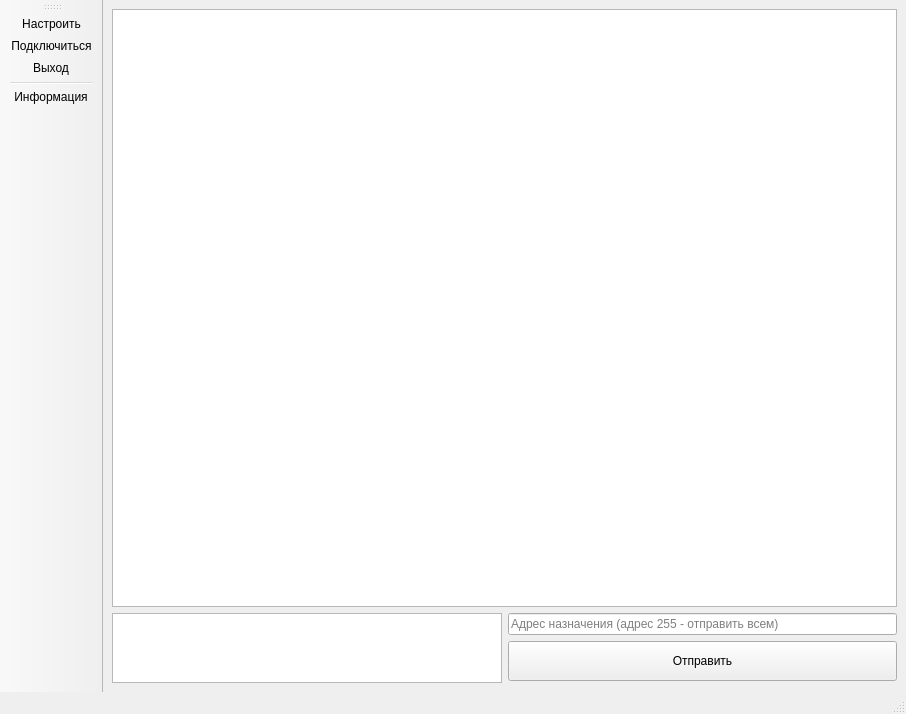
<?xml version="1.0" encoding="UTF-8"?>
<ui version="4.0">
    <class>MainWindow</class>
    <widget class="QMainWindow" name="MainWindow">
        <property name="geometry">
            <rect>
                <x>0</x>
                <y>0</y>
                <width>906</width>
                <height>714</height>
            </rect>
        </property>
        <property name="windowTitle">
            <string>Главное окно</string>
        </property>
        <property name="iconSize">
            <size>
                <width>32</width>
                <height>32</height>
            </size>
        </property>
        <widget class="QWidget" name="centralwidget">
            <property name="sizePolicy">
                <sizepolicy hsizetype="Preferred" vsizetype="Preferred">
                    <horstretch>0</horstretch>
                    <verstretch>0</verstretch>
                </sizepolicy>
            </property>
            <layout class="QHBoxLayout" name="horizontalLayout_2">
                <item>
                    <layout class="QVBoxLayout" name="verticalLayout">
                        <property name="sizeConstraint">
                            <enum>QLayout::SetMinimumSize</enum>
                        </property>
                        <item>
                            <widget class="QListWidget" name="textList"/>
                        </item>
                        <item>
                            <layout class="QHBoxLayout" name="horizontalLayout">
                                <item>
                                    <widget class="QTextEdit" name="message">
                                        <property name="sizePolicy">
                                            <sizepolicy hsizetype="Preferred" vsizetype="Maximum">
                                                <horstretch>0</horstretch>
                                                <verstretch>0</verstretch>
                                            </sizepolicy>
                                        </property>
                                        <property name="maximumSize">
                                            <size>
                                                <width>16777215</width>
                                                <height>100</height>
                                            </size>
                                        </property>
                                    </widget>
                                </item>
                                <item>
                                    <layout class="QVBoxLayout" name="verticalLayout_2">
                                        <property name="spacing">
                                            <number>6</number>
                                        </property>
                                        <property name="sizeConstraint">
                                            <enum>QLayout::SetDefaultConstraint</enum>
                                        </property>
                                        <item>
                                            <widget class="QLineEdit" name="dst">
                                                <property name="sizePolicy">
                                                    <sizepolicy hsizetype="Minimum" vsizetype="Fixed">
                                                        <horstretch>0</horstretch>
                                                        <verstretch>0</verstretch>
                                                    </sizepolicy>
                                                </property>
                                                <property name="text">
                                                    <string/>
                                                </property>
                                                <property name="placeholderText">
                                                    <string>Адрес назначения (адрес 255 - отправить всем)</string>
                                                </property>
                                                <property name="cursorMoveStyle">
                                                    <enum>Qt::LogicalMoveStyle</enum>
                                                </property>
                                            </widget>
                                        </item>
                                        <item>
                                            <widget class="QPushButton" name="send_button">
                                                <property name="sizePolicy">
                                                    <sizepolicy hsizetype="Minimum" vsizetype="Fixed">
                                                        <horstretch>0</horstretch>
                                                        <verstretch>0</verstretch>
                                                    </sizepolicy>
                                                </property>
                                                <property name="minimumSize">
                                                    <size>
                                                        <width>150</width>
                                                        <height>40</height>
                                                    </size>
                                                </property>
                                                <property name="text">
                                                    <string>Отправить</string>
                                                </property>
                                                <property name="checkable">
                                                    <bool>false</bool>
                                                </property>
                                                <property name="checked">
                                                    <bool>false</bool>
                                                </property>
                                                <property name="default">
                                                    <bool>false</bool>
                                                </property>
                                                <property name="flat">
                                                    <bool>false</bool>
                                                </property>
                                            </widget>
                                        </item>
                                    </layout>
                                </item>
                            </layout>
                        </item>
                    </layout>
                </item>
            </layout>
        </widget>
        <widget class="QStatusBar" name="statusBar"/>
        <widget class="QToolBar" name="toolBar">
            <property name="windowTitle">
                <string>toolBar</string>
            </property>
            <attribute name="toolBarArea">
                <enum>LeftToolBarArea</enum>
            </attribute>
            <attribute name="toolBarBreak">
                <bool>false</bool>
            </attribute>
            <addaction name="mSetting"/>
            <addaction name="mConnect"/>
            <addaction name="mExit"/>
            <addaction name="separator"/>
            <addaction name="mInfo"/>
        </widget>
        <action name="mSetting">
            <property name="text">
                <string>Настроить</string>
            </property>
        </action>
        <action name="mConnect">
            <property name="text">
                <string>Подключиться</string>
            </property>
        </action>
        <action name="mExit">
            <property name="text">
                <string>Выход</string>
            </property>
        </action>
        <action name="mInfo">
            <property name="text">
                <string>Информация</string>
            </property>
        </action>
    </widget>
    <resources/>
    <connections/>
</ui>
